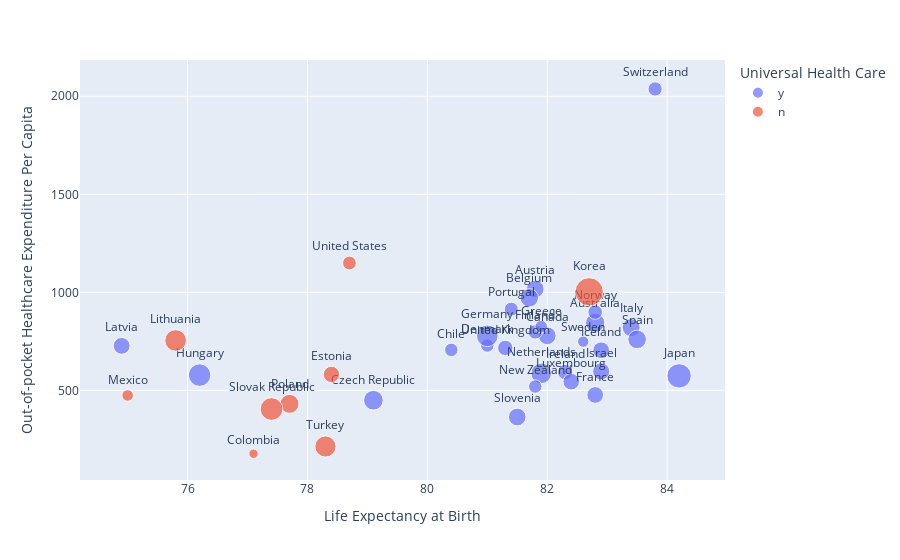

Notebook cell for this chart:
### Code cell
fig = px.scatter(world_data, x='Life Expectancy at Birth',
                y='Out-of-pocket Healthcare Expenditure Per Capita',
                 color='Universal Health Care', text='Country', 
                size = 'Doctor Visits Per Capita')
fig.update_traces(textposition='top center')

fig.show()

### Figure 1 — Plotly figure (JSON) as saved in the notebook; plotly's stock layout.template omitted (floating-point values rounded to 4 significant figures)
{"data": [{"hovertemplate": "Universal Health Care=y<br>Life Expectancy at Birth=%{x}<br>Out-of-pocket Healthcare Expenditure Per Capita=%{y}<br>Doctor Visits Per Capita=%{marker.size}<br>Country=%{text}<extra></extra>", "legendgroup": "y", "marker": {"color": "#636efa", "size": [7.8, 6.6, 7.2, 6.7, 3.8, 8.2, 3.8, 4.4, 5.9, 9.9, 3.3, 10.7, 5.9, 5, 6.2, 6.8, 12.6, 6, 5.8, 9, 3.8, 4.5, 4.1, 6.6, 7.3, 2.7, 4.3, 5], "sizemode": "area", "sizeref": 0.04225, "symbol": "circle"}, "mode": "markers+text", "name": "y", "orientation": "v", "showlegend": true, "text": ["Australia", "Austria", "Belgium", "Canada", "Chile", "Czech Republic", "Denmark", "Finland", "France", "Germany", "Greece", "Hungary", "Iceland", "Ireland", "Israel", "Italy", "Japan", "Latvia", "Luxembourg", "Netherlands", "New Zealand", "Norway", "Portugal", "Slovenia", "Spain", "Sweden", "Switzerland", "United Kingdom"], "textposition": "top center", "type": "scatter", "x": [82.8, 81.8, 81.7, 82, 80.4, 79.1, 81, 81.8, 82.8, 81, 81.9, 76.2, 82.9, 82.3, 82.9, 83.4, 84.2, 74.9, 82.4, 81.9, 81.8, 82.8, 81.4, 81.5, 83.5, 82.6, 83.8, 81.3], "xaxis": "x", "y": [845.2, 1017.0, 972.2, 778.8, 706.6, 449.9, 728.8, 798.3, 476.7, 778.4, 825.7, 578.1, 704.8, 593.5, 597.3, 820.5, 574.2, 727.4, 544.4, 587.1, 519.6, 899.4, 914.4, 364.5, 760.2, 748.5, 2037.0, 716.8], "yaxis": "y"}, {"hovertemplate": "Universal Health Care=n<br>Life Expectancy at Birth=%{x}<br>Out-of-pocket Healthcare Expenditure Per Capita=%{y}<br>Doctor Visits Per Capita=%{marker.size}<br>Country=%{text}<extra></extra>", "legendgroup": "n", "marker": {"color": "#EF553B", "size": [1.9, 5.6, 16.9, 9.9, 2.8, 7.6, 10.9, 9.5, 4], "sizemode": "area", "sizeref": 0.04225, "symbol": "circle"}, "mode": "markers+text", "name": "n", "orientation": "v", "showlegend": true, "text": ["Colombia", "Estonia", "Korea", "Lithuania", "Mexico", "Poland", "Slovak Republic", "Turkey", "United States"], "textposition": "top center", "type": "scatter", "x": [77.1, 78.4, 82.7, 75.8, 75, 77.7, 77.4, 78.3, 78.7], "xaxis": "x", "y": [177.3, 581.6, 1003.0, 754.7, 474.3, 431.6, 405.0, 214.0, 1150.0], "yaxis": "y"}], "layout": {"legend": {"itemsizing": "constant", "title": {"text": "Universal Health Care"}, "tracegroupgap": 0}, "margin": {"t": 60}, "xaxis": {"anchor": "y", "domain": [0, 1], "title": {"text": "Life Expectancy at Birth"}}, "yaxis": {"anchor": "x", "domain": [0, 1], "title": {"text": "Out-of-pocket Healthcare Expenditure Per Capita"}}}}
